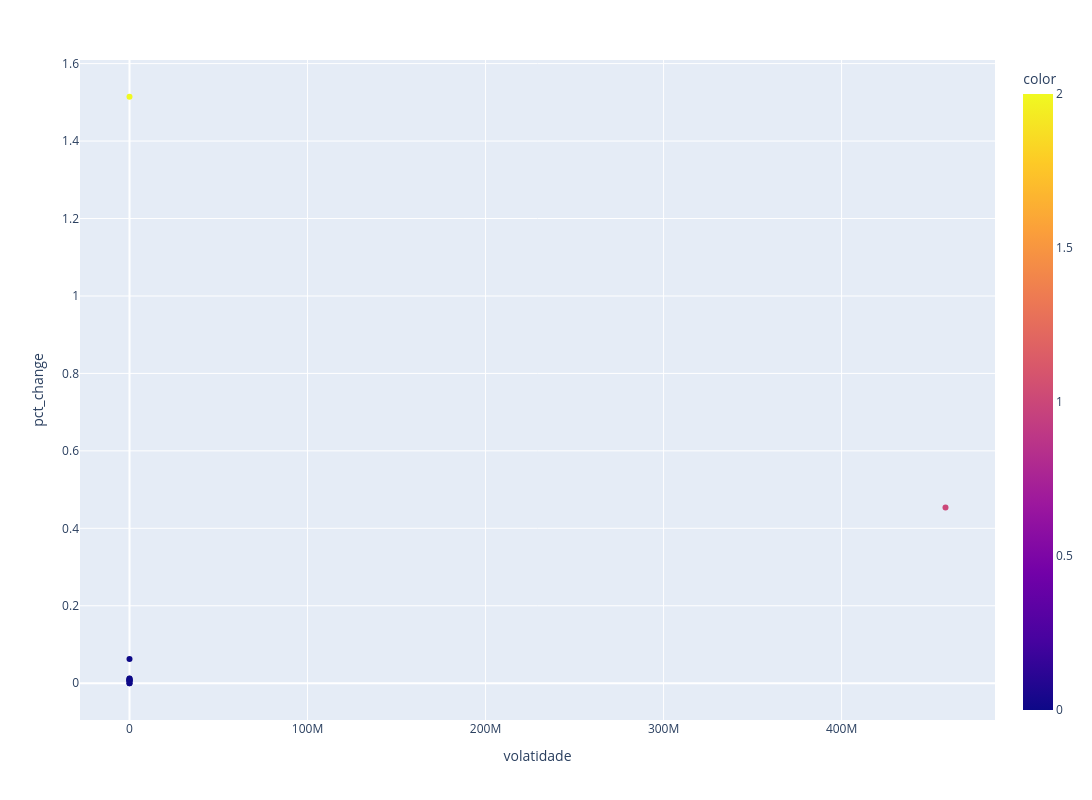

The notebook cell saved with this chart:
### Code cell
kmeans_final = KMeans( n_clusters=3, max_iter=1000, random_state=42).fit(df_preprocessing)
fig = px.scatter(df_cluster, y='pct_change', x='volatidade',color=kmeans_final.labels_, hover_data='pct_change')
fig.update_layout(width=1200,height=800, autosize=False)
fig.update_traces(marker=dict( colorscale='Viridis', showscale=True))
fig.show()

### Figure 1 — Plotly figure (JSON) as saved in the notebook; plotly's stock layout.template omitted (floating-point values rounded to 4 significant figures)
{"data": [{"hovertemplate": "volatidade=%{x}<br>pct_change=%{y}<br>color=%{marker.color}<extra></extra>", "legendgroup": "", "marker": {"color": [0, 0, 0, 0, 0, 0, 0, 2, 0, 0, 1], "coloraxis": "coloraxis", "colorscale": [[0, "#440154"], [0.1111, "#482878"], [0.2222, "#3e4989"], [0.3333, "#31688e"], [0.4444, "#26828e"], [0.5556, "#1f9e89"], [0.6667, "#35b779"], [0.7778, "#6ece58"], [0.8889, "#b5de2b"], [1, "#fde725"]], "showscale": true, "symbol": "circle"}, "mode": "markers", "name": "", "orientation": "v", "showlegend": false, "type": "scatter", "x": [84.53, 28.18, 8.724, 0.1051, 5.421, 0.2761, 7.881, 1736.0, 1.425, 1.075, 458400000.0], "xaxis": "x", "y": [0.01169, 0.0124, 0.008341, 0.007403, -0.0001059, 0.0, 0.006678, 1.514, 0.005114, 0.06227, 0.4541], "yaxis": "y"}], "layout": {"autosize": false, "coloraxis": {"colorbar": {"title": {"text": "color"}}, "colorscale": [[0, "#0d0887"], [0.1111, "#46039f"], [0.2222, "#7201a8"], [0.3333, "#9c179e"], [0.4444, "#bd3786"], [0.5556, "#d8576b"], [0.6667, "#ed7953"], [0.7778, "#fb9f3a"], [0.8889, "#fdca26"], [1, "#f0f921"]]}, "height": 800, "legend": {"tracegroupgap": 0}, "margin": {"t": 60}, "width": 1200, "xaxis": {"anchor": "y", "domain": [0, 1], "title": {"text": "volatidade"}}, "yaxis": {"anchor": "x", "domain": [0, 1], "title": {"text": "pct_change"}}}}
